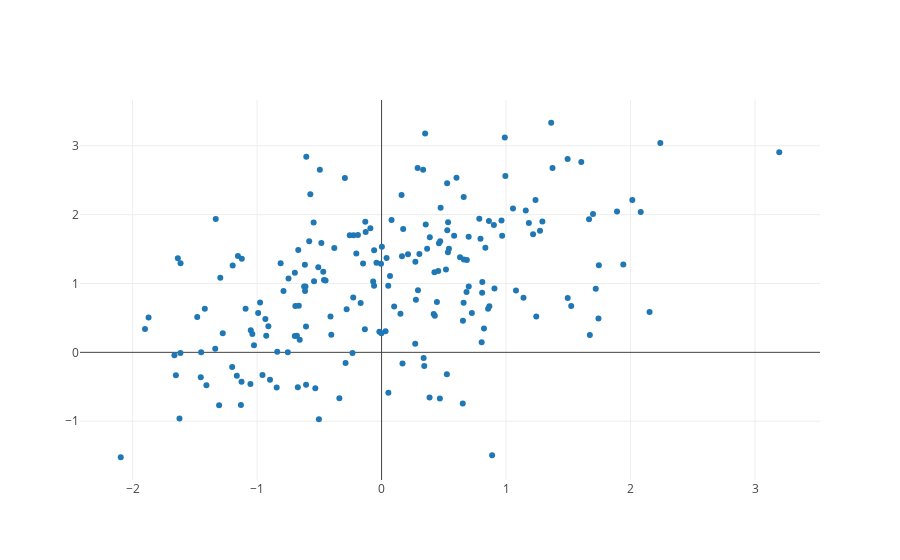

Notebook source saved alongside this figure:
### Markdown cell above
### Scatter plot

Plotly is higly interactive. For example, in the scatter plot below, when user hover over each data point, the plot shows the coordinate of the point.

### Code cell
# Creating the trace | plot
trace = go.Scatter(
    x = df["x"],
    y = df["y"],
    mode = "markers",
)

# put all the trace into a list
data = [trace]

# generate figure
fig = go.Figure(data=data)

# plot
## iplot is specifically use for Jupyter Notebook, normally use plot
py.iplot(fig)

### Figure 1 — Plotly figure (JSON) as saved in the notebook; plotly's stock layout.template omitted (floating-point values rounded to 4 significant figures; data arrays with more than 128 entries replaced by an {"elided": "..."} marker saying what was removed)
{"data": [{"mode": "markers", "type": "scatter", "x": {"elided": "200 float values"}, "y": {"elided": "200 float values"}}], "layout": {}}
